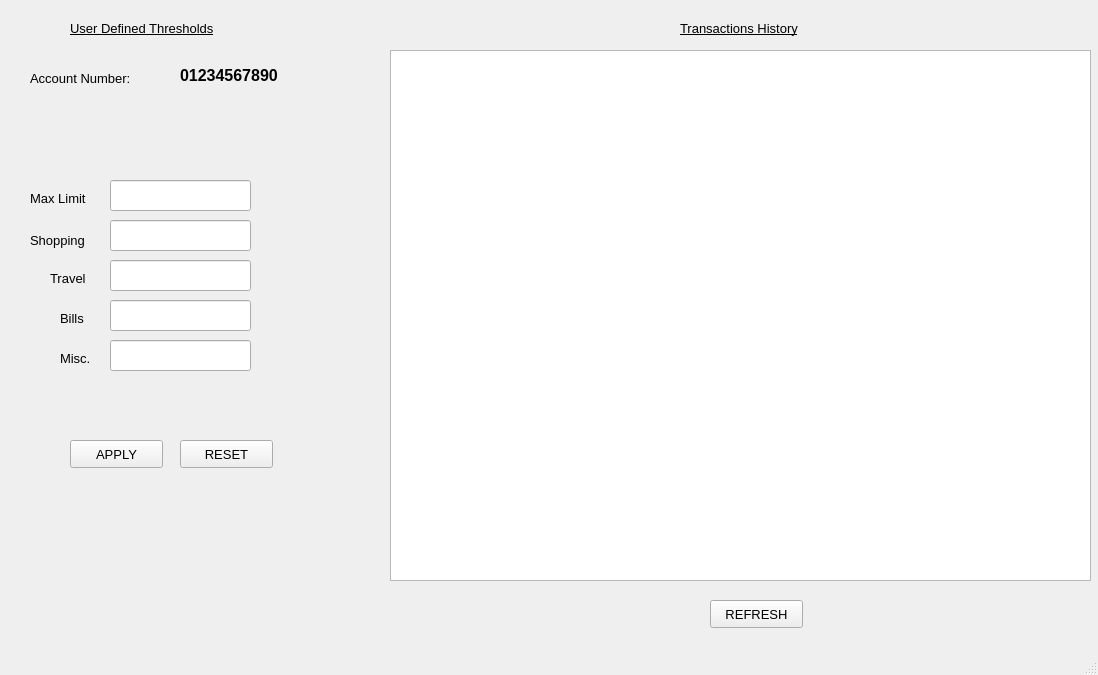
<?xml version="1.0" encoding="UTF-8"?>
<ui version="4.0">
 <class>MainWindow</class>
 <widget class="QMainWindow" name="MainWindow">
  <property name="geometry">
   <rect>
    <x>0</x>
    <y>0</y>
    <width>1098</width>
    <height>675</height>
   </rect>
  </property>
  <property name="windowTitle">
   <string>MainWindow</string>
  </property>
  <widget class="QWidget" name="centralwidget">
   <widget class="QTableView" name="tableView">
    <property name="geometry">
     <rect>
      <x>390</x>
      <y>50</y>
      <width>701</width>
      <height>531</height>
     </rect>
    </property>
   </widget>
   <widget class="QLabel" name="label">
    <property name="geometry">
     <rect>
      <x>70</x>
      <y>20</y>
      <width>201</width>
      <height>16</height>
     </rect>
    </property>
    <property name="font">
     <font>
      <pointsize>10</pointsize>
      <underline>true</underline>
     </font>
    </property>
    <property name="text">
     <string>User Defined Thresholds</string>
    </property>
   </widget>
   <widget class="QLabel" name="label_2">
    <property name="geometry">
     <rect>
      <x>30</x>
      <y>190</y>
      <width>71</width>
      <height>16</height>
     </rect>
    </property>
    <property name="font">
     <font>
      <pointsize>10</pointsize>
     </font>
    </property>
    <property name="text">
     <string>Max Limit</string>
    </property>
   </widget>
   <widget class="QLabel" name="label_3">
    <property name="geometry">
     <rect>
      <x>30</x>
      <y>230</y>
      <width>71</width>
      <height>21</height>
     </rect>
    </property>
    <property name="font">
     <font>
      <pointsize>10</pointsize>
     </font>
    </property>
    <property name="text">
     <string>Shopping</string>
    </property>
   </widget>
   <widget class="QLabel" name="label_4">
    <property name="geometry">
     <rect>
      <x>50</x>
      <y>270</y>
      <width>51</width>
      <height>16</height>
     </rect>
    </property>
    <property name="font">
     <font>
      <pointsize>10</pointsize>
     </font>
    </property>
    <property name="text">
     <string>Travel</string>
    </property>
   </widget>
   <widget class="QLabel" name="label_5">
    <property name="geometry">
     <rect>
      <x>60</x>
      <y>310</y>
      <width>31</width>
      <height>16</height>
     </rect>
    </property>
    <property name="font">
     <font>
      <pointsize>10</pointsize>
     </font>
    </property>
    <property name="text">
     <string>Bills</string>
    </property>
   </widget>
   <widget class="QLabel" name="label_6">
    <property name="geometry">
     <rect>
      <x>60</x>
      <y>350</y>
      <width>41</width>
      <height>16</height>
     </rect>
    </property>
    <property name="font">
     <font>
      <pointsize>10</pointsize>
     </font>
    </property>
    <property name="text">
     <string>Misc.</string>
    </property>
   </widget>
   <widget class="QLineEdit" name="lineEdit1">
    <property name="geometry">
     <rect>
      <x>110</x>
      <y>180</y>
      <width>141</width>
      <height>31</height>
     </rect>
    </property>
    <property name="font">
     <font>
      <pointsize>10</pointsize>
     </font>
    </property>
    <property name="text">
     <string/>
    </property>
   </widget>
   <widget class="QLineEdit" name="lineEdit2">
    <property name="geometry">
     <rect>
      <x>110</x>
      <y>220</y>
      <width>141</width>
      <height>31</height>
     </rect>
    </property>
    <property name="font">
     <font>
      <pointsize>10</pointsize>
     </font>
    </property>
    <property name="text">
     <string/>
    </property>
   </widget>
   <widget class="QLineEdit" name="lineEdit3">
    <property name="geometry">
     <rect>
      <x>110</x>
      <y>260</y>
      <width>141</width>
      <height>31</height>
     </rect>
    </property>
    <property name="font">
     <font>
      <pointsize>10</pointsize>
     </font>
    </property>
    <property name="text">
     <string/>
    </property>
   </widget>
   <widget class="QLineEdit" name="lineEdit4">
    <property name="geometry">
     <rect>
      <x>110</x>
      <y>300</y>
      <width>141</width>
      <height>31</height>
     </rect>
    </property>
    <property name="font">
     <font>
      <pointsize>10</pointsize>
     </font>
    </property>
    <property name="text">
     <string/>
    </property>
   </widget>
   <widget class="QLineEdit" name="lineEdit5">
    <property name="geometry">
     <rect>
      <x>110</x>
      <y>340</y>
      <width>141</width>
      <height>31</height>
     </rect>
    </property>
    <property name="font">
     <font>
      <pointsize>10</pointsize>
     </font>
    </property>
    <property name="text">
     <string/>
    </property>
   </widget>
   <widget class="QPushButton" name="applybt">
    <property name="geometry">
     <rect>
      <x>70</x>
      <y>440</y>
      <width>93</width>
      <height>28</height>
     </rect>
    </property>
    <property name="font">
     <font>
      <pointsize>10</pointsize>
     </font>
    </property>
    <property name="text">
     <string>APPLY</string>
    </property>
   </widget>
   <widget class="QPushButton" name="resetbt">
    <property name="geometry">
     <rect>
      <x>180</x>
      <y>440</y>
      <width>93</width>
      <height>28</height>
     </rect>
    </property>
    <property name="font">
     <font>
      <pointsize>10</pointsize>
     </font>
    </property>
    <property name="text">
     <string>RESET</string>
    </property>
   </widget>
   <widget class="QPushButton" name="refresh">
    <property name="geometry">
     <rect>
      <x>710</x>
      <y>600</y>
      <width>93</width>
      <height>28</height>
     </rect>
    </property>
    <property name="font">
     <font>
      <pointsize>10</pointsize>
     </font>
    </property>
    <property name="text">
     <string>REFRESH</string>
    </property>
   </widget>
   <widget class="QLabel" name="label_7">
    <property name="geometry">
     <rect>
      <x>30</x>
      <y>70</y>
      <width>131</width>
      <height>16</height>
     </rect>
    </property>
    <property name="font">
     <font>
      <pointsize>10</pointsize>
     </font>
    </property>
    <property name="text">
     <string>Account Number:</string>
    </property>
   </widget>
   <widget class="QLabel" name="actno">
    <property name="geometry">
     <rect>
      <x>180</x>
      <y>60</y>
      <width>161</width>
      <height>31</height>
     </rect>
    </property>
    <property name="font">
     <font>
      <pointsize>12</pointsize>
      <weight>75</weight>
      <bold>true</bold>
     </font>
    </property>
    <property name="text">
     <string>01234567890</string>
    </property>
   </widget>
   <widget class="QLabel" name="label_9">
    <property name="geometry">
     <rect>
      <x>680</x>
      <y>20</y>
      <width>201</width>
      <height>16</height>
     </rect>
    </property>
    <property name="font">
     <font>
      <pointsize>10</pointsize>
      <underline>true</underline>
     </font>
    </property>
    <property name="text">
     <string>Transactions History</string>
    </property>
   </widget>
  </widget>
  <widget class="QStatusBar" name="statusbar"/>
 </widget>
 <resources/>
 <connections/>
</ui>
